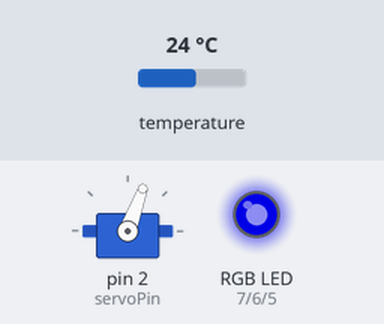
Simulated run of this sketch. Board: Arduino Uno, built with avr-gcc and run on an emulated ATmega328P. On the bench: servo, an RGB LED mixed from three pins (HIGH = lit). The inputs (shaded band) are chosen by the test bench; at power-on: temperature 24 °C. Dim RGB values are drawn brighter than linear; what the sketch prints to the serial monitor is not drawn.

Above: at 2.8 s.
2.9 s: temperature set to 12 °C
At 4.5 s:
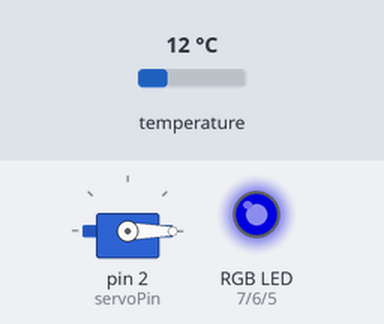
4.8 s: temperature set to 19 °C
At 6.3 s:
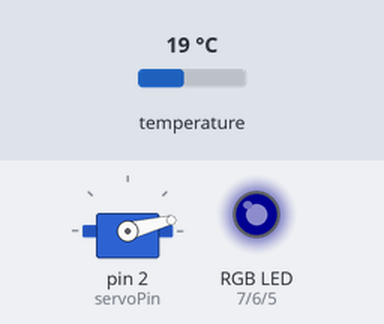
7.3 s: temperature set to 28 °C
At 9.4 s:
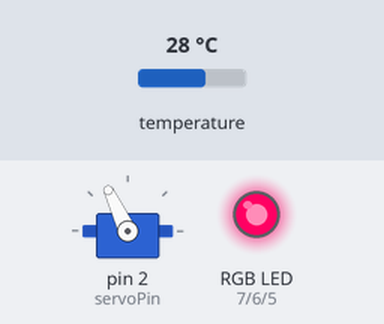
9.8 s: temperature set to 33 °C
At 11.2 s:
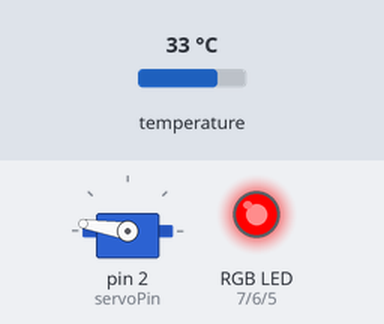
12.4 s: temperature set to 41 °C
At 14.2 s:
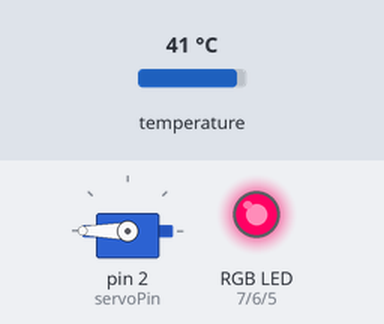
Timing chart, 0 to 15.7 s (numbered marks = the images above; inputs shaded):
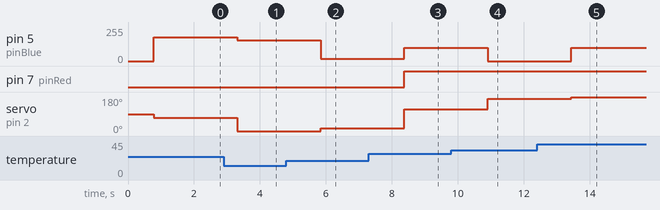

The sketch:

servoWithThermAndLed.ino
```cpp
// include the servo library
#include <Servo.h>
#include <OneWire.h>
#include <DallasTemperature.h>

Servo myServo;  // create a servo object

int const servoPin = 2;

#define BROCHE_ONEWIRE 13    // Broche utilisée pour le bus 1-Wire

OneWire oneWire(BROCHE_ONEWIRE);  // Création de l'objet OneWire ds

// Pass our oneWire reference to Dallas Temperature.
DallasTemperature sensors(&oneWire);

int pinRed = 7;
int pinGreen = 6;
int pinBlue = 5;

void setup() {
  myServo.attach(servoPin);  // attaches the servo on pin 9 to the servo object
  Serial.begin(9600);        // open a serial connection to your computer

  pinMode(pinRed, OUTPUT);
  pinMode(pinGreen, OUTPUT);
  pinMode(pinBlue, OUTPUT);

  // Start up the library
  sensors.begin();

  analogWrite(pinGreen, 0);
}

float tempFloat = 0.0;
int tempInt = 0;
int angle = 0;

int valueBlue = 0;
int valueRed = 0;

void loop() {
  Serial.print(" Requesting temperatures...");
  sensors.requestTemperatures(); // Send the command to get temperatures
  Serial.println("DONE");

  Serial.print("Temperature for Device 1 is: ");
  tempFloat = sensors.getTempCByIndex(0);
  Serial.print(tempFloat); // Why "byIndex"?
  // You can have more than one IC on the same bus.
  // 0 refers to the first IC on the wire
  // wait for the servo to get there
  tempInt = tempFloat * 100.0;
  angle = map(tempInt, 2000, 3200, 25, 160);
  // set the servo position
  myServo.write(angle);

  valueRed = map(tempInt, 2000, 3300, 0, 255);
  valueBlue = map(tempInt, 2000, 3300, 255, 0);

  analogWrite(pinRed, valueRed);
  analogWrite(pinBlue, valueBlue);

  delay(500);
}
```

Measured:
- after the input at 2.9 s, pin 5 (pinBlue): 177/255 → 155/255 after 0.41 s; servo on pin 2 (servoPin): 70° → 0° after 0.41 s
- after the input at 4.8 s, pin 5 (pinBlue): 155/255 → 18/255 after 1.0 s; servo on pin 2 (servoPin): 0° → 14° after 1.0 s
- after the input at 7.3 s, pin 5 (pinBlue): 18/255 → 99/255 after 1.1 s; pin 7 (pinRed): LOW → HIGH after 1.1 s; servo on pin 2 (servoPin): 14° → 115° after 1.1 s
- after the input at 9.8 s, pin 5 (pinBlue): 99/255 → 0/255 after 1.1 s; servo on pin 2 (servoPin): 115° → 171° after 1.1 s
- after the input at 12.4 s, pin 5 (pinBlue): 0/255 → 100/255 after 1.0 s; servo on pin 2 (servoPin): 171° → 180° after 1.0 s
